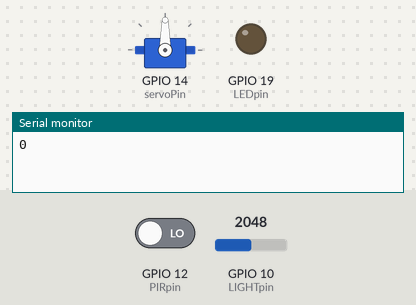
The program below on a simulated ESP32. On the bench: servo, output pins drawn as LEDs (lit = HIGH), the last lines printed to the serial monitor. Inputs (shaded band) come from the test bench; at power-on: GPIO 10 (LIGHTpin) = 2048, GPIO 12 (PIRpin) LOW.

Above: at 1.05 s.
At 2.3 s:
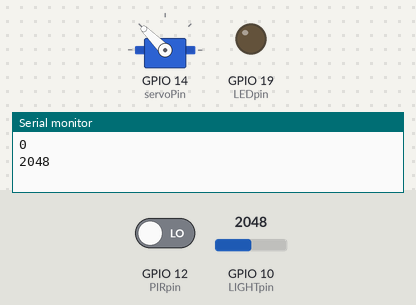
At 2.9 s:
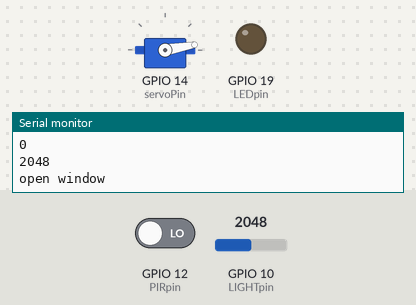
At 3.55 s:
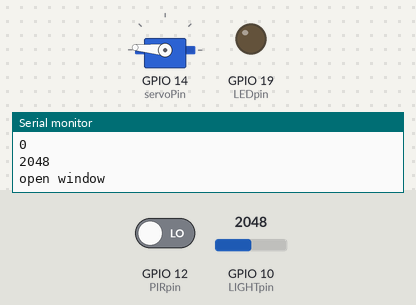
Timing chart, 0 to 6.9 s (numbered marks = the images above):
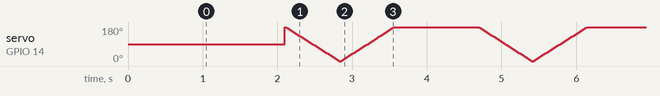

The program:

main.cpp
```cpp
#include <Arduino.h>

#include "SPIFFS.h"
//#include <WiFiClientSecure.h>
//#include <PubSubClient.h>
#include <Servo_ESP32.h>
#include <string>


// Enter your WiFi ssid and password
//const char* ssid = "Kilker"; //Provide your SSID
//const char* password = "0549932593"; // Provide Password
//const char* mqtt_server = "a3a4qqsp3xsqud-ats.iot.eu-west-1.amazonaws.com"; // Relace with your MQTT END point
//const int   mqtt_port = 8883;


//
//String Read_rootca;
//String Read_cert;
//String Read_privatekey;
//#define BUFFER_LEN 256
//long lastMsg = 0;
//char msg[BUFFER_LEN];
//char msg_2[BUFFER_LEN];
//char msg_3[BUFFER_LEN];
//int Value = 0;
//byte mac[6];
//char mac_Id[18];
//int count = 1;


//WiFiClientSecure espClient;
//PubSubClient client(espClient);

//LED
int LEDpin = 19; //connect to 3.3V

//PIR
int PIRpin = 12; //connect to 5V

//LIGHT
int LIGHTpin = 10; //connect to 3.3V

//Servo
static const int servoPin = 14; //printed G14 on the board - connect to 5V
Servo_ESP32 servo1;
//int i=0;
int angle =0;
int angleStep = 5;
int angleMin =0;
int angleMax = 180;


//void setup_wifi() {
//  delay(10);
//  Serial.println();
//  Serial.print("Connecting to ");
//  Serial.println(ssid);
//
//
//  WiFi.begin(ssid, password);
//
//
//  while (WiFi.status() != WL_CONNECTED) {
//    delay(500);
//    Serial.print(".");
//  }
//
//
//  randomSeed(micros());
//
//
//  Serial.println("");
//  Serial.println("WiFi connected");
//  Serial.println("IP address: ");
//  Serial.println(WiFi.localIP());
//}


//void callback(char* topic, byte* payload, unsigned int length) {
//  String topicStr = topic;
//  std::string payload_ =(char*)payload;
//  String m =mac_Id;
//  String pubTopic = "sensors/" + m;
//  String subWindowTopic ="jobs/" + m +"/window/state";
//  String subLightsTopic ="jobs/" + m+"/lights/state";
//  Serial.print("Message arrived [");
//  Serial.print(topic);
//  Serial.print("] ");
//  for (int i = 0; i < length; i++) {
//    Serial.print((char)payload[i]);
//  }
//  Serial.println();
//
//
//  if(topicStr==subWindowTopic){
//      //Servo
//      if(payload_.find("open")!=std::string::npos){
//       for(int angle = 180; angle >= angleMin; angle -=angleStep) {
//       servo1.write(angle);
//       delay(20);}
//       Serial.println("open window");
//       pubTopic= "sensors/" + m+"/window/status";
//        snprintf(msg, BUFFER_LEN, "{\"mac_Id\" : \"%s\", \"type\" : \"window\", \"status\" : \"open\"}", m.c_str());
//       client.publish(pubTopic.c_str(), msg);
//      }
//      else{
//        for(int angle = 0; angle <= angleMax; angle +=angleStep) {
//       servo1.write(angle);
//       delay(20);}
//       Serial.println("close window");
//
//       pubTopic= "sensors/" + m+"/window/status";
//        snprintf(msg, BUFFER_LEN, "{\"mac_Id\" : \"%s\", \"type\" : \"window\", \"status\" : \"close\"}", m.c_str());
//       client.publish(pubTopic.c_str(), msg);
//
//      }}
//
//  if(topicStr==subLightsTopic){
//    if(payload_.find("on")!=std::string::npos){
//      digitalWrite(LEDpin, LOW);
//  Serial.println("light on");
//  pubTopic= "sensors/" + m+"/lights/status";
//  snprintf(msg, BUFFER_LEN, "{\"mac_Id\" : \"%s\", \"type\" : \"light\", \"status\" : \"on\"}", m.c_str());
//  client.publish(pubTopic.c_str(), msg);
//      }
//      else{
//        digitalWrite(LEDpin, HIGH);
//  Serial.println("light off");
//  pubTopic= "sensors/" + m+"/lights/status";
//  snprintf(msg, BUFFER_LEN, "{\"mac_Id\" : \"%s\", \"type\" : \"light\", \"status\" : \"off\"}", m.c_str());
//  client.publish(pubTopic.c_str(), msg);
//        }
//
//
//  }
//
//  }
//
//
//
//
//
//void reconnect() {
//    String m =mac_Id;
//    String msg="";
//  String subWindowTopic ="jobs/" + m +"/window/state";
//  String subLightsTopic ="jobs/" + m+"/lights/state";
//  // Loop until we're reconnected
//  while (!client.connected()) {
//    Serial.print("Attempting MQTT connection...");
//    // Create a random client ID
//    String clientId = "ESP32-";
//    clientId += String(random(0xffff), HEX);
//    // Attempt to connect
//    if (client.connect(clientId.c_str())) {
//      Serial.println("connected");
//      // Once connected, publish an announcement...
//      client.publish("ei_out", "hello world");
//      // ... and resubscribe
//      client.subscribe("ei_in");
//    client.subscribe(subWindowTopic.c_str());
//    client.subscribe(subLightsTopic.c_str());
//    } else {
//      Serial.print("failed, rc=");
//      Serial.print(client.state());
//      Serial.println(" try again in 5 seconds");
//      // Wait 5 seconds before retrying
//      delay(5000);
//    }
//  }
//}


void setup() {
  Serial.begin(115200);

//PIR Sensor
  pinMode(PIRpin,INPUT);

//Servo
  servo1.attach(servoPin);

//Light sensor
  delay(1000);

//LED
  pinMode (LEDpin,OUTPUT);


//  setup_wifi();
//  delay(1000);
//  //=============================================================
//  if (!SPIFFS.begin(true)) {
//    Serial.println("An Error has occurred while mounting SPIFFS");
//    return;
//  }
//  //=======================================
//  //Root CA File Reading.
//  File file2 = SPIFFS.open("/AmazonRootCA1.pem", "r");
//  if (!file2) {
//    Serial.println("Failed to open file for reading");
//    return;
//  }
//  Serial.println("Root CA File Content:");
//  while (file2.available()) {
//    Read_rootca = file2.readString();
//    Serial.println(Read_rootca);
//  }
//  //=============================================
//  // Cert file reading
//  File file4 = SPIFFS.open("/0259afaea0-certificate.pem.crt", "r");
//  if (!file4) {
//    Serial.println("Failed to open file for reading");
//    return;
//  }
//  Serial.println("Cert File Content:");
//  while (file4.available()) {
//    Read_cert = file4.readString();
//    Serial.println(Read_cert);
//  }
//  //=================================================
//  //Privatekey file reading
//  File file6 = SPIFFS.open("/0259afaea0-private.pem.key", "r");
//  if (!file6) {
//    Serial.println("Failed to open file for reading");
//    return;
//  }
//  Serial.println("privateKey File Content:");
//  while (file6.available()) {
//    Read_privatekey = file6.readString();
//    Serial.println(Read_privatekey);
//  }
//  //=====================================================
//
//
//  char* pRead_rootca;
//  pRead_rootca = (char *)malloc(sizeof(char) * (Read_rootca.length() + 1));
//  strcpy(pRead_rootca, Read_rootca.c_str());
//
//
//  char* pRead_cert;
//  pRead_cert = (char *)malloc(sizeof(char) * (Read_cert.length() + 1));
//  strcpy(pRead_cert, Read_cert.c_str());
//
//
//  char* pRead_privatekey;
//  pRead_privatekey = (char *)malloc(sizeof(char) * (Read_privatekey.length() + 1));
//  strcpy(pRead_privatekey, Read_privatekey.c_str());
//
//
//  Serial.println("================================================================================================");
//  Serial.println("Certificates that passing to espClient Method");
//  Serial.println();
//  Serial.println("Root CA:");
//  Serial.write(pRead_rootca);
//  Serial.println("================================================================================================");
//  Serial.println();
//  Serial.println("Cert:");
//  Serial.write(pRead_cert);
//  Serial.println("================================================================================================");
//  Serial.println();
//  Serial.println("privateKey:");
//  Serial.write(pRead_privatekey);
//  Serial.println("================================================================================================");
//
//
//  espClient.setCACert(pRead_rootca);
//  espClient.setCertificate(pRead_cert);
//  espClient.setPrivateKey(pRead_privatekey);
//
//
//  client.setServer(mqtt_server, mqtt_port);
//  client.setCallback(callback);
//
//
//  //====================================================================================================================
//  WiFi.macAddress(mac);
//  snprintf(mac_Id, sizeof(mac_Id), "%02x:%02x:%02x:%02x:%02x:%02x",
//           mac[0], mac[1], mac[2], mac[3], mac[4], mac[5]);
//  Serial.print(mac_Id);
//  //=====================================================================================================================
//  delay(2000);
}


void loop() {
//  String m = mac_Id;
//  String pubTopic = "sensors/" +  m;
//  String pubTempTopic = pubTopic;

  //PIR Sensor
  int pir= digitalRead(PIRpin);
  Serial.println(pir);
  delay(1000);

  //Light sensor
  int LDR_val=analogRead(LIGHTpin);
  Serial.println(LDR_val);
  delay(100);

  //Servo
   for(int angle = 180; angle >= angleMin; angle -=angleStep) {
    servo1.write(angle);
    delay(20);
   }
   Serial.println("open window");
   for(int angle = 0; angle <= angleMax; angle +=angleStep) {
    servo1.write(angle);
    delay(20);
   }
   Serial.println("close window");

//  if (!client.connected()) {
//    reconnect();
//  }
//  client.loop();


//  long now = millis();
//  if (now - lastMsg > 2000) {
//    lastMsg = now;
//    //=============================================================================================
//    String macIdStr = mac_Id;
//    String Temprature = String(t);
//    String Humidity = String(h);
//    snprintf(msg, BUFFER_LEN, "{\"mac_Id\" : \"%s\", \"Temprature\" : %s, \"Humidity\" : \"%s\"}", macIdStr.c_str(), Temprature.c_str(), Humidity.c_str());
//    pubTempTopic= pubTopic+"/temp";
//    client.publish(pubTempTopic.c_str(), msg);
//    Serial.print("Publish message: ");
//    Serial.print(count);
//    Serial.println(msg);
//    delay(2000);
//     count = count + 1;
//    //==============================================================================================
//   snprintf(msg_2, BUFFER_LEN, "{\"mac_Id\" : \"%s\", \"motion\" : %d}", macIdStr.c_str(), pir);
//   pubTempTopic= pubTopic+"/motion";
//    client.publish(pubTempTopic.c_str(), msg_2);
//    Serial.print("Publish message: ");
//    Serial.print(count);
//    Serial.println(msg_2);
//    delay(2000);
// count = count + 1;
//    //==============================================================================================
////    char msg3[BUFFER_LEN];
//    snprintf(msg_3, BUFFER_LEN, "{\"mac_Id\" : \"%s\", \"LDR_val\" : %d}", macIdStr.c_str(), LDR_val);
//    pubTempTopic= pubTopic+"/LDR";
//    client.publish(pubTempTopic.c_str(), msg_3);
//    Serial.print("Publish message: ");
//    Serial.print(count);
//    Serial.println(msg_3);
//    count = count + 1;
//    //================================================================================================
//
//  }
}
```
